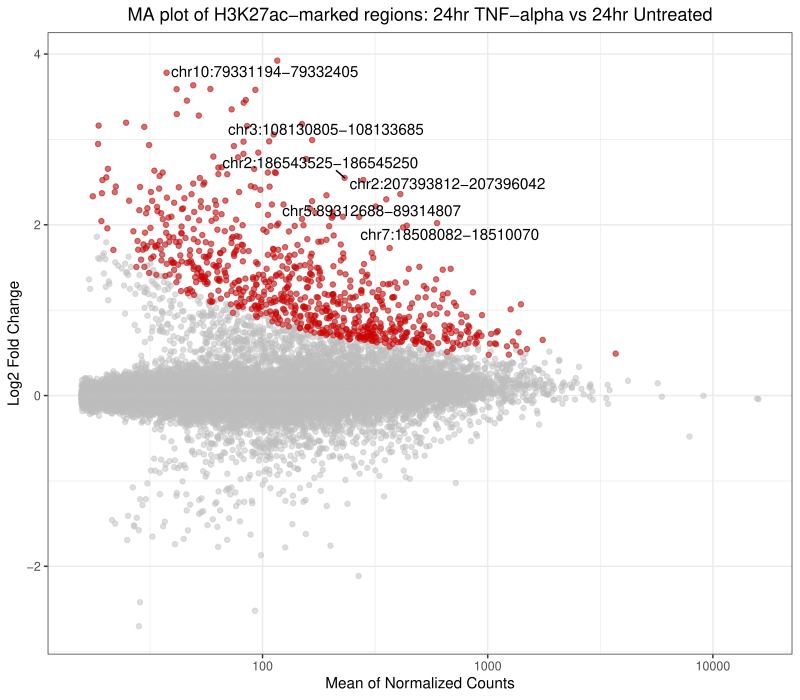

Source code (R):
# MA plot

library("ggplot2")
library("ggrepel")

# Read table
deseq2_results_H3K27ac_CnR_tnf_vs_ctrl <- read.table("deseq2_results_H3K27ac_CnR_tnf_vs_ctrl.tab", sep="\t", header = TRUE)
head(deseq2_results_H3K27ac_CnR_tnf_vs_ctrl)

# Find regions where the p-value is significant and fold change is in the direction we expect 
# (i.e. log2fc is positive) 
value1 = subset(deseq2_results_H3K27ac_CnR_tnf_vs_ctrl, padj<0.05 & log2FoldChange>0)
dim(value1)
nrow(value1)
# 775 regions left

# Convert to data frame
deseq2_results_H3K27ac_CnR_tnf_vs_ctrl = as.data.frame(deseq2_results_H3K27ac_CnR_tnf_vs_ctrl)

# Plot
maplot <- ggplot(deseq2_results_H3K27ac_CnR_tnf_vs_ctrl, aes(baseMean, log2FoldChange), colour="grey") +
  scale_color_discrete(name = 'Labels') +
  theme_bw() +
  ggtitle("MA plot of H3K27ac-marked regions: 24hr TNF-alpha vs 24hr Untreated") +
  theme(plot.title = element_text(hjust = 0.5)) +
  labs(y="Log2 Fold Change", x = "Mean of Normalized Counts") +
  # Set all dots color to grey
  geom_point(data=deseq2_results_H3K27ac_CnR_tnf_vs_ctrl, colour = "grey", alpha=0.5) +
  # If padj<0.05 and log2fc<0, change dot color to red
  geom_point(data=deseq2_results_H3K27ac_CnR_tnf_vs_ctrl[which(deseq2_results_H3K27ac_CnR_tnf_vs_ctrl$log2FoldChange>0 & deseq2_results_H3K27ac_CnR_tnf_vs_ctrl$padj<0.05),], colour = "red3", , alpha=0.5) +
  # Add text labels for some points
  geom_text_repel(data = deseq2_results_H3K27ac_CnR_tnf_vs_ctrl[which(deseq2_results_H3K27ac_CnR_tnf_vs_ctrl$padj<0.0000000000000005),], mapping = aes(baseMean, log2FoldChange, label = rownames(deseq2_results_H3K27ac_CnR_tnf_vs_ctrl[which(deseq2_results_H3K27ac_CnR_tnf_vs_ctrl$padj<0.0000000000000005),])),size = 4,force = 1)

maplot + scale_x_continuous(trans='log10')
